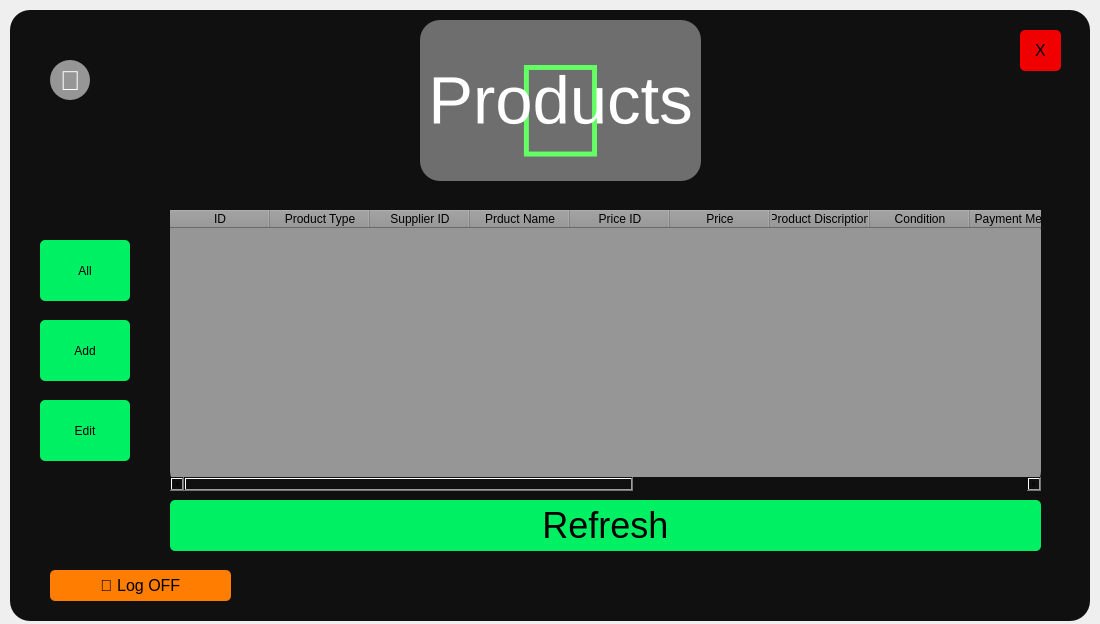
<?xml version="1.0" encoding="UTF-8"?>
<ui version="4.0">
 <class>Form</class>
 <widget class="QWidget" name="Form">
  <property name="geometry">
   <rect>
    <x>0</x>
    <y>0</y>
    <width>1100</width>
    <height>624</height>
   </rect>
  </property>
  <property name="windowTitle">
   <string>Form</string>
  </property>
  <widget class="QWidget" name="widget" native="true">
   <property name="geometry">
    <rect>
     <x>10</x>
     <y>10</y>
     <width>1080</width>
     <height>611</height>
    </rect>
   </property>
   <property name="styleSheet">
    <string notr="true">background-color:rgba(16,16,16,255);
border-radius:20px;</string>
   </property>
   <widget class="QPushButton" name="AdminPanLogOff">
    <property name="geometry">
     <rect>
      <x>40</x>
      <y>560</y>
      <width>181</width>
      <height>31</height>
     </rect>
    </property>
    <property name="font">
     <font>
      <family>Leelawadee UI</family>
      <pointsize>12</pointsize>
      <weight>50</weight>
      <bold>false</bold>
      <underline>false</underline>
      <strikeout>false</strikeout>
     </font>
    </property>
    <property name="styleSheet">
     <string notr="true">QPushButton#AdminPanLogOff{
background-color:rgba(255,125,0,255);
color:rgb(0,0,0);
border-radius:5px;
}

QPushButton#AdminPanLogOff:pressed{
background-color:rgba(255,150,0,255);
}
</string>
    </property>
    <property name="text">
     <string> Log OFF</string>
    </property>
   </widget>
   <widget class="QPushButton" name="btn_all">
    <property name="geometry">
     <rect>
      <x>30</x>
      <y>230</y>
      <width>90</width>
      <height>61</height>
     </rect>
    </property>
    <property name="styleSheet">
     <string notr="true">QPushButton#btn_all{
background-color:rgba(0,240,100,255);
color:rgb(0,0,0);
border-radius:5px;
}

QPushButton#btn_all:pressed{
background-color:rgba(0,255,150,255);
}
</string>
    </property>
    <property name="text">
     <string>All</string>
    </property>
   </widget>
   <widget class="QPushButton" name="AdminProBack">
    <property name="geometry">
     <rect>
      <x>40</x>
      <y>50</y>
      <width>40</width>
      <height>40</height>
     </rect>
    </property>
    <property name="font">
     <font>
      <family>Leelawadee UI</family>
      <pointsize>20</pointsize>
      <weight>50</weight>
      <bold>false</bold>
      <underline>false</underline>
      <strikeout>false</strikeout>
     </font>
    </property>
    <property name="styleSheet">
     <string notr="true">QPushButton#AdminProBack{
background-color:rgba(150,150,150,255);
color:rgb(255,255,255);
border-radius:20px;
}

QPushButton#AdminProBack:pressed{
background-color:rgba(200,200,200,255);
}
</string>
    </property>
    <property name="text">
     <string></string>
    </property>
   </widget>
   <widget class="QPushButton" name="btn_edit">
    <property name="geometry">
     <rect>
      <x>30</x>
      <y>390</y>
      <width>90</width>
      <height>61</height>
     </rect>
    </property>
    <property name="styleSheet">
     <string notr="true">QPushButton#btn_edit{
background-color:rgba(0,240,100,255);
color:rgb(0,0,0);
border-radius:5px;
}

QPushButton#btn_edit:pressed{
background-color:rgba(0,255,150,255);
}
</string>
    </property>
    <property name="text">
     <string>Edit</string>
    </property>
   </widget>
   <widget class="QPushButton" name="btn_add">
    <property name="geometry">
     <rect>
      <x>30</x>
      <y>310</y>
      <width>90</width>
      <height>61</height>
     </rect>
    </property>
    <property name="styleSheet">
     <string notr="true">QPushButton#btn_add{
background-color:rgba(0,240,100,255);
color:rgb(0,0,0);
border-radius:5px;
}

QPushButton#btn_add:pressed{
background-color:rgba(0,255,150,255);
}
</string>
    </property>
    <property name="text">
     <string>Add</string>
    </property>
   </widget>
   <widget class="QLabel" name="LockImage">
    <property name="geometry">
     <rect>
      <x>160</x>
      <y>10</y>
      <width>781</width>
      <height>181</height>
     </rect>
    </property>
    <property name="font">
     <font>
      <pointsize>100</pointsize>
     </font>
    </property>
    <property name="styleSheet">
     <string notr="true">color:rgba(0,255,0,255);
align:center</string>
    </property>
    <property name="text">
     <string></string>
    </property>
    <property name="alignment">
     <set>Qt::AlignCenter</set>
    </property>
   </widget>
   <widget class="QPushButton" name="btn_refresh">
    <property name="geometry">
     <rect>
      <x>160</x>
      <y>490</y>
      <width>871</width>
      <height>51</height>
     </rect>
    </property>
    <property name="font">
     <font>
      <pointsize>27</pointsize>
     </font>
    </property>
    <property name="styleSheet">
     <string notr="true">QPushButton#btn_refresh{
background-color:rgba(0,240,100,255);
color:rgb(0,0,0);
border-radius:5px;
}

QPushButton#btn_refresh:pressed{
background-color:rgba(0,255,150,255);
}
</string>
    </property>
    <property name="text">
     <string>Refresh</string>
    </property>
    <property name="iconSize">
     <size>
      <width>24</width>
      <height>28</height>
     </size>
    </property>
   </widget>
   <widget class="QTableWidget" name="AdminTableProd">
    <property name="geometry">
     <rect>
      <x>160</x>
      <y>200</y>
      <width>871</width>
      <height>281</height>
     </rect>
    </property>
    <property name="font">
     <font>
      <pointsize>15</pointsize>
     </font>
    </property>
    <property name="styleSheet">
     <string notr="true">background-color: rgb(150, 150, 150);</string>
    </property>
    <column>
     <property name="text">
      <string>ID</string>
     </property>
    </column>
    <column>
     <property name="text">
      <string>Product Type</string>
     </property>
    </column>
    <column>
     <property name="text">
      <string>Supplier ID</string>
     </property>
    </column>
    <column>
     <property name="text">
      <string>Prduct Name</string>
     </property>
    </column>
    <column>
     <property name="text">
      <string>Price ID</string>
     </property>
    </column>
    <column>
     <property name="text">
      <string>Price</string>
     </property>
    </column>
    <column>
     <property name="text">
      <string>Product Discription</string>
     </property>
    </column>
    <column>
     <property name="text">
      <string>Condition</string>
     </property>
    </column>
    <column>
     <property name="text">
      <string>Payment Method</string>
     </property>
    </column>
    <column>
     <property name="text">
      <string>Reternability</string>
     </property>
    </column>
    <column>
     <property name="text">
      <string>Sold Date</string>
     </property>
    </column>
    <column>
     <property name="text">
      <string>Retunred Date</string>
     </property>
    </column>
    <column>
     <property name="text">
      <string>Diffrence In Dates</string>
     </property>
    </column>
    <column>
     <property name="text">
      <string>Other details</string>
     </property>
    </column>
    <column>
     <property name="text">
      <string>Suppliers ID</string>
     </property>
    </column>
   </widget>
   <widget class="QLabel" name="LockImage_2">
    <property name="geometry">
     <rect>
      <x>410</x>
      <y>10</y>
      <width>281</width>
      <height>161</height>
     </rect>
    </property>
    <property name="font">
     <font>
      <pointsize>50</pointsize>
     </font>
    </property>
    <property name="styleSheet">
     <string notr="true">color:rgba(255,255,255,255);
align:center;
background-color: rgba(255, 255, 255, 100);</string>
    </property>
    <property name="text">
     <string>Products</string>
    </property>
    <property name="alignment">
     <set>Qt::AlignCenter</set>
    </property>
   </widget>
   <widget class="QPushButton" name="Close">
    <property name="geometry">
     <rect>
      <x>1010</x>
      <y>20</y>
      <width>41</width>
      <height>41</height>
     </rect>
    </property>
    <property name="font">
     <font>
      <family>Leelawadee UI</family>
      <pointsize>12</pointsize>
      <weight>50</weight>
      <bold>false</bold>
      <underline>false</underline>
      <strikeout>false</strikeout>
     </font>
    </property>
    <property name="styleSheet">
     <string notr="true">QPushButton#Close{
background-color:rgba(240,0,0,255);
color:rgb(0,0,0);
border-radius:5px;
}

QPushButton#Close:pressed{
background-color:rgba(255,0,0,255);
}
</string>
    </property>
    <property name="text">
     <string>X</string>
    </property>
   </widget>
  </widget>
 </widget>
 <resources/>
 <connections/>
</ui>
